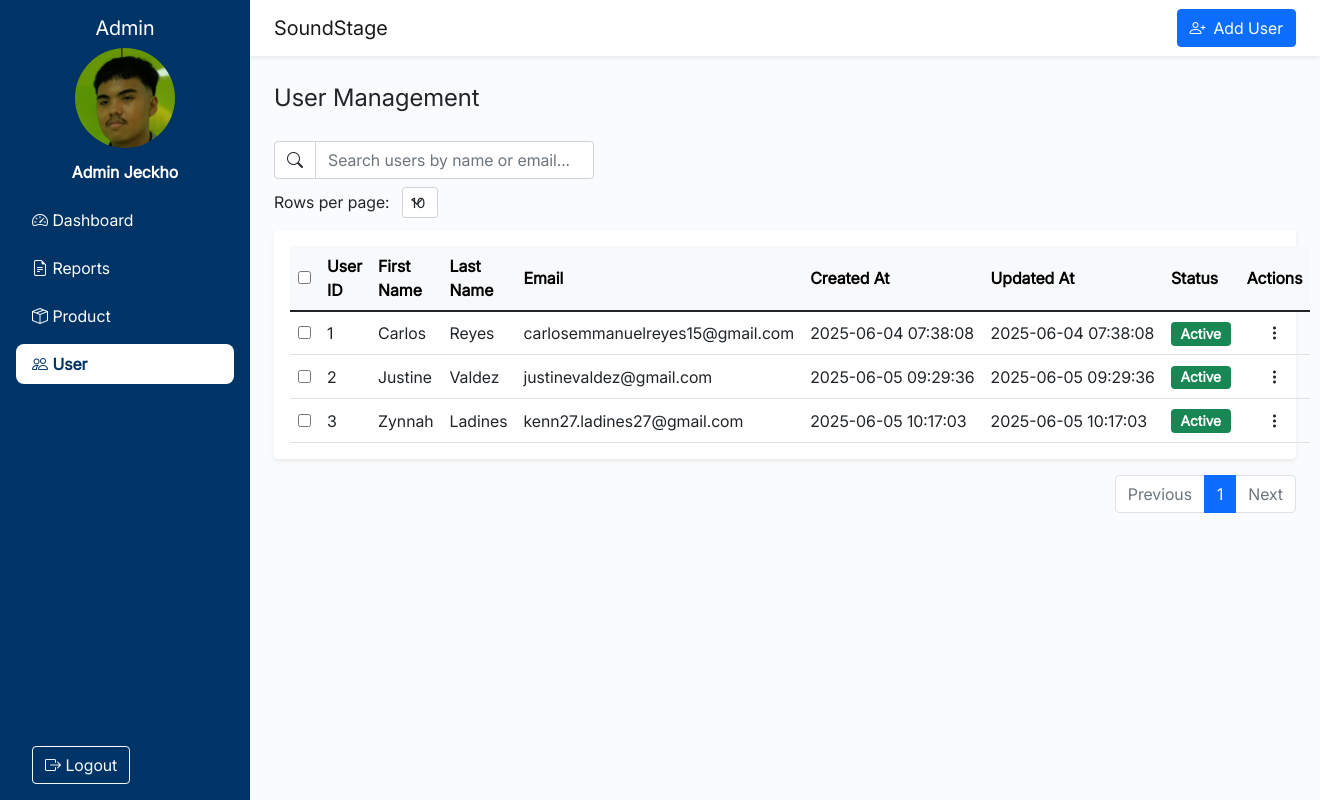
Page /components/admin/users.php on the committed database.
### tables this page shows
CREATE TABLE `user_accounts` (
  `User_ID` int(11) NOT NULL,
  `FirstName` varchar(255) NOT NULL,
  `LastName` varchar(255) NOT NULL,
  `Email_Add` varchar(255) NOT NULL,
  `Password` varchar(255) NOT NULL,
  `Created_AT` timestamp NOT NULL DEFAULT current_timestamp(),
  `Updated_AT` timestamp NOT NULL DEFAULT current_timestamp(),
  `Status` enum('active','inactive','banned','unbanned','pending') NOT NULL,
  `Verification_Code` varchar(255) DEFAULT NULL,
  `OTP` timestamp NULL DEFAULT NULL,
  `Reset_Token` varchar(255) DEFAULT NULL
);

### components/admin/users.php (the view, shortened to what this page needs)
<?php
$maxRows = isset($_GET['maxRows']) ? intval($_GET['maxRows']) : 10;
$page = isset($_GET['page']) ? max(1, intval($_GET['page'])) : 1;
$conn = new mysqli("localhost", "root", "", "db_system");
$totalUsersResult = $conn->query("SELECT COUNT(*) as total FROM user_accounts");
$totalUsers = $totalUsersResult ? $totalUsersResult->fetch_assoc()['total'] : 0;
$totalPages = $maxRows > 0 ? ceil($totalUsers / $maxRows) : 1;
$offset = ($page - 1) * $maxRows;
$sql = "SELECT * FROM user_accounts LIMIT $maxRows OFFSET $offset";
$result = $conn->query($sql);
?>
<!DOCTYPE html>
<html lang="en">
<head>
    <link rel="stylesheet" href="../../assets/bootstrap/bootstrap-5.1.3-dist/css/bootstrap.min.css">
    <link rel="stylesheet" href="../../assets/styles/users.css">
    <link rel="stylesheet" href="https://cdn.jsdelivr.net/npm/bootstrap-icons/font/bootstrap-icons.css">
</head>
<body>
    <?php include '../../components/admin/sidebar/sidebar.php'; ?>
    <div class="main-content flex-grow-1" style="margin-left:250px; min-height:100vh; background:#fafbfc;">
        <header class="navbar navbar-expand-lg navbar-light bg-white shadow-sm px-4 py-2 mb-4">
            <a class="navbar-brand fw-300" href="dashboard.php">SoundStage</a>
            <button class="btn btn-primary d-flex align-items-center gap-2 ms-auto" data-bs-toggle="modal" data-bs-target="#addUserModal">
                <i class="bi bi-person-plus"></i>
                Add User
            </button>
        </header>
        <main class="px-4 py-1">
            <div class="d-flex flex-column flex-md-row justify-content-between align-items-md-center mb-4 gap-3">
                <div>
                    <h4 class="mb-1">User Management</h4>
                </div>
            </div>
            <div class="mb-2">
                <div class="input-group" style="max-width:320px;">
                    <span class="input-group-text bg-white"><i class="bi bi-search"></i></span>
                    <input type="text" class="form-control" id="userSearchInput" placeholder="Search users by name or email...">
                </div>
            </div>
            <form method="get" class="mb-2">
                <label for="maxRows" class="form-label me-2">Rows per page:</label>
                <select name="maxRows" id="maxRows" class="form-select form-select-sm d-inline-block w-auto" onchange="this.form.submit()">
                    <option value="10" <?= $maxRows == 10 ? 'selected' : '' ?>>10</option>
                </select>
            </form>
            <div class="table-responsive rounded shadow-sm bg-white p-3">
                <table class="table table-hover align-middle mb-0">
                    <thead class="table-light">
                        <tr>
                            <th style="width: 40px;"><input type="checkbox" id="selectAllUsers"></th>
                            <th style="width: 70px;">User ID</th>
                            <th style="width: 120px;">First Name</th>
                            <th style="width: 120px;">Last Name</th>
                            <th style="width: 220px;">Email</th>
                            <th style="width: 150px;" class="text-nowrap">Created At</th>
                            <th style="width: 150px;" class="text-nowrap">Updated At</th>
                            <th style="width: 90px;">Status</th>
                            <th style="width: 110px;" class="text-center">Actions</th>
                        </tr>
                    </thead>
                    <tbody id="userTableBody">
                        <?php if ($result && $result->num_rows > 0): ?>
                            <?php while($row = $result->fetch_assoc()): ?>
                            <tr>
                                <td><input type="checkbox" class="user-checkbox" value="<?= $row['User_ID'] ?>"></td>
                                <td><?= $row['User_ID'] ?></td>
                                <td><?= htmlspecialchars($row['FirstName']) ?></td>
                                <td><?= htmlspecialchars($row['LastName']) ?></td>
                                <td><?= htmlspecialchars($row['Email_Add']) ?></td>
                                <td class="text-nowrap"><?= htmlspecialchars($row['Created_AT']) ?></td>
                                <td class="text-nowrap"><?= htmlspecialchars($row['Updated_AT']) ?></td>
                                <td>
                                    <span class="badge bg-<?= strtolower($row['Status']) === 'active' ? 'success' : 'secondary' ?>">
                                        <?= ucfirst($row['Status']) ?>
                                    </span>
                                </td>
                                <td class="text-center">
                                    <div class="d-inline-flex align-items-center gap-1">
                                        <div class="dropdown">
                                            <button class="btn btn-link text-dark p-0" type="button" data-bs-toggle="dropdown" aria-expanded="false">
                                                <i class="bi bi-three-dots-vertical"></i>
                                            </button>
                                        </div>
                                    </div>
                                </td>
                            </tr>
                            <?php endwhile; ?>
                        <?php else: ?>
                            <tr>
                                <td colspan="9" class="text-center text-muted">No users found.</td>
                            </tr>
                        <?php endif; ?>
                    </tbody>
                </table>
            </div>
            <nav aria-label="User table pagination" class="mt-3">
                <ul class="pagination justify-content-end mb-0" id="pagination">
                    <li class="page-item <?= $page <= 1 ? 'disabled' : '' ?>">
                        <a class="page-link" href="?page=<?= $page-1 ?>&maxRows=<?= $maxRows ?>">Previous</a>
                    </li>
                    <?php for ($i = 1; $i <= $totalPages; $i++): ?>
                        <li class="page-item <?= $i == $page ? 'active' : '' ?>">
                            <a class="page-link" href="?page=<?= $i ?>&maxRows=<?= $maxRows ?>"><?= $i ?></a>
                        </li>
                    <?php endfor; ?>
                    <li class="page-item <?= $page >= $totalPages ? 'disabled' : '' ?>">
                        <a class="page-link" href="?page=<?= $page+1 ?>&maxRows=<?= $maxRows ?>">Next</a>
                    </li>
                </ul>
            </nav>
        </main>
    </div>
</body>
</html>

### assets/styles/users.css (style rules this page uses)
* { margin: 0; font-family: "Inter", sans-serif; }
.table thead th, .table td { vertical-align: middle; }
.table-responsive { border-radius: 8px; overflow: visible !important; }
.form-select-sm { font-size: 0.875rem; padding: 0.25rem 0.5rem; }
.table td .badge { font-size: 0.875rem; padding: 0.3rem 0.6rem; display: inline-block; }

### rows in the picture
user_accounts: User_ID "1", FirstName "Carlos", LastName "Reyes", Email_Add "carlosemmanuelreyes15@gmail.com", Created_AT "2025-06-04 07:38:08", Updated_AT "2025-06-04 07:38:08", Status "Active"
user_accounts: User_ID "2", FirstName "Justine", LastName "Valdez", Email_Add "justinevaldez@gmail.com", Created_AT "2025-06-05 09:29:36", Updated_AT "2025-06-05 09:29:36", Status "Active"
user_accounts: User_ID "3", FirstName "Zynnah", LastName "Ladines", Email_Add "kenn27.ladines27@gmail.com", Created_AT "2025-06-05 10:17:03", Updated_AT "2025-06-05 10:17:03", Status "Active"
